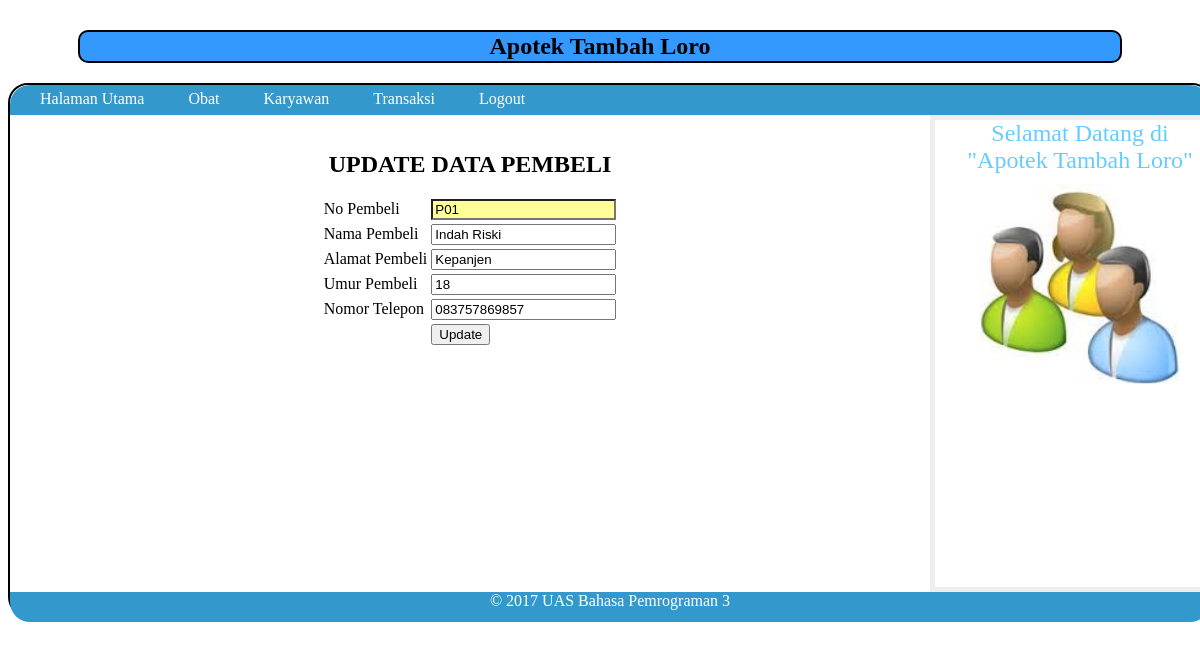
Page /admin/pembeli/update.php?id=P01 on the committed database.
### tables this page shows
CREATE TABLE IF NOT EXISTS `pembeli` (
  `no_pembeli` varchar(5) NOT NULL,
  `nama_pembeli` varchar(30) NOT NULL,
  `alamat_pembeli` varchar(50) NOT NULL,
  `umur_pembeli` varchar(15) NOT NULL,
  `tlp_pembeli` varchar(15) NOT NULL,
  PRIMARY KEY (`no_pembeli`)
);

### admin/pembeli/update.php (the view, shortened to what this page needs)
<?php
$edit=$_GET['id'];
$query=mysql_query("select * from pembeli where no_pembeli='$edit'");
$fr=mysql_fetch_array($query);
?>
<html>
<link rel="stylesheet" type="text/css" href="../../css.css">
<body>
<center>
<h2><b> Apotek Tambah Loro </b></h2>
</center>
<div class="wrapper">
		<nav>
		<ul>
	<li><a href="../../admin.php"> Halaman Utama </a></li>
    <li><a href="../obat/tampil.php"> Obat </a></li>
    <li><a href="../karyawan/tampil.php"> Karyawan</a></li>
    <li><a href="../transaksi/tampil.php"> Transaksi</a></li>
    <li><a href="../../logout.php"> Logout</a></li></aside>
   		</ul>
		</nav>
<section class="courses">
<article>
<br>
<center>
<br><b><font size="+2">UPDATE DATA PEMBELI</font></b>
<br /><br />
<form method="post" action="proses_update.php">
<table>
<tr>
<td> No Pembeli </td>
<td> <input type="text" name="no_pembeli" value="<?php echo $fr[no_pembeli] ?>" style="background-color:#FFFF99" readonly="readonly"/></td></tr>
<tr>
<td> Nama Pembeli </td>
<td> <input type="text" name="nama_pembeli" value="<?php echo $fr[nama_pembeli]?>" /></td></tr>
<tr>
<td> Alamat Pembeli </td>
<td> <input type="text" name="alamat_pembeli" value="<?php echo $fr[alamat_pembeli]?>" /></td></tr>
<tr>
<td> Umur Pembeli </td>
<td> <input type="text" name="umur_pembeli" value="<?php echo $fr[umur_pembeli]?>" /></td></tr>
<tr>
<td> Nomor Telepon </td>
<td> <input type="text" name="tlp_pembeli" value="<?php echo $fr[tlp_pembeli]?>" /></td></tr>
<tr>
<td> <td> <input type="submit" name="update" value="Update" /> </td></td></tr>
</table>
</form>
</center>
</article>
	</section>
    <aside>
    <section class="contact-details">
<h3><font size="+2"><center>Selamat Datang di "Apotek Tambah Loro"</center></font></h3>
	</section>
	<section class="popular-recipes">
<center><img src="../../gambar/login.jpg" width="200" height="200"></center>
	</section>
	</aside>
<footer><center>
&copy; 2017 UAS Bahasa Pemrograman 3
</center></footer>
</div>

### css.css (style rules this page uses)
.wrapper { width: 1200px; height:530px; margin: 18px auto 18px auto; border: 2px solid #000000; background-color: #ffffff; border-bottom-left-radius:20px; border-bottom-right-radius:20px; border-top-left-radius:20px; border-top-right-radius:20px; }
nav { clear: both; color: #ffffff; background-color: #3399CC; height: 30px; border-top-left-radius:20px; border-top-right-radius:20px; }
nav ul { margin: 0px; padding: 5px 0px 5px 30px; }
nav li { display: inline; margin-right: 40px; }
nav li a { color: #ffffff; }
section.courses { float: left; width: 920px; }
article { clear: both; overflow: auto; width: 100%; }
aside { width: 250px; height: 457px; float: left; padding: 0px 0px 10px 20px; border: 5px solid #eeeeee; }
a { color: #3399FF; text-decoration: none; }
h1, h2, h3 { font-weight: normal; }
h2 { padding: 1px; color: #000; background-color:#39F; border-radius:1px; border:2px solid #000; margin-left:70px; margin-right:70px; border-bottom-left-radius:10px; border-bottom-right-radius:10px; border-top-left-radius:10px; border-top-right-radius:10px; margin-top: 30px; }
h3 { margin: 0px 0px 10px 0px; color: #66CCFF; }
footer { clear: both; color: #ffffff; background-color:#3399CC; height: 30px; border-bottom-left-radius:20px; border-bottom-right-radius:20px; }

### rows in the picture
pembeli: no_pembeli "P01", nama_pembeli "Indah Riski", alamat_pembeli "Kepanjen", umur_pembeli "18", tlp_pembeli "083757869857"
